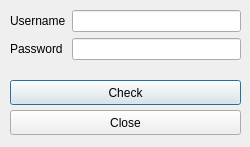
<?xml version="1.0" encoding="UTF-8"?>
<ui version="4.0">
 <class>LoginDialog</class>
 <widget class="QDialog" name="LoginDialog">
  <property name="geometry">
   <rect>
    <x>0</x>
    <y>0</y>
    <width>250</width>
    <height>147</height>
   </rect>
  </property>
  <property name="windowTitle">
   <string>Dialog</string>
  </property>
  <widget class="QWidget" name="formLayoutWidget">
   <property name="geometry">
    <rect>
     <x>10</x>
     <y>10</y>
     <width>231</width>
     <height>61</height>
    </rect>
   </property>
   <layout class="QFormLayout" name="formLayout">
    <item row="0" column="0">
     <widget class="QLabel" name="label">
      <property name="text">
       <string>Username</string>
      </property>
     </widget>
    </item>
    <item row="0" column="1">
     <widget class="QLineEdit" name="editUsername"/>
    </item>
    <item row="1" column="0">
     <widget class="QLabel" name="label_2">
      <property name="text">
       <string>Password</string>
      </property>
     </widget>
    </item>
    <item row="1" column="1">
     <widget class="QLineEdit" name="editPassword"/>
    </item>
   </layout>
  </widget>
  <widget class="QPushButton" name="checkButton">
   <property name="geometry">
    <rect>
     <x>10</x>
     <y>80</y>
     <width>231</width>
     <height>25</height>
    </rect>
   </property>
   <property name="text">
    <string>Check</string>
   </property>
  </widget>
  <widget class="QPushButton" name="closeButton">
   <property name="geometry">
    <rect>
     <x>10</x>
     <y>110</y>
     <width>231</width>
     <height>25</height>
    </rect>
   </property>
   <property name="text">
    <string>Close</string>
   </property>
  </widget>
 </widget>
 <resources/>
 <connections/>
</ui>
